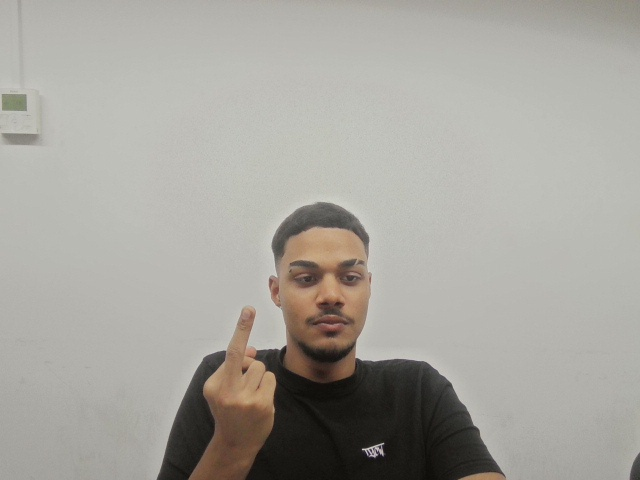
#> input picture projeto_ginasio/dados/faces/1.jpg, 640 x 480 px
$ python -i Camara.py   (imports and definitions only)
#> lines starting #> are read from the running program, lines starting #| are printed output that depends on the picture
### projeto_ginasio/config.py
import os
import sys

APP_NAME = "FitControl"
MODULO_DIR = os.path.dirname(os.path.abspath(__file__))
PROJECT_ROOT = os.path.dirname(MODULO_DIR)
EXEC_DIR = os.path.dirname(os.path.abspath(sys.executable)) if getattr(sys, "frozen", False) else PROJECT_ROOT
RESOURCE_ROOT = getattr(sys, "_MEIPASS", PROJECT_ROOT)

# Pasta onde ficam os dados graváveis da aplicação
DADOS = (
    os.path.join(EXEC_DIR, "dados")
    if getattr(sys, "frozen", False)
    else os.path.join(MODULO_DIR, "dados")
)
PASTA_ARQUIVOS = os.path.join(DADOS, "arquivos")
PASTA_FACES = os.path.join(DADOS, "faces")
PASTA_CAPTURAS = os.path.join(DADOS, "capturas")
PASTA_VIDEOS = os.path.join(DADOS, "videos")
PASTA_RELATORIOS = os.path.join(DADOS, "relatorios")

for pasta in (DADOS, PASTA_ARQUIVOS, PASTA_FACES, PASTA_CAPTURAS, PASTA_VIDEOS, PASTA_RELATORIOS):
    os.makedirs(pasta, exist_ok=True)
#> further down, picture is the input picture: shape (480, 640, 3); mean B, G, R 157.4, 163.9, 166.3

# Caminhos de arquivos JSON (mantidos para compatibilidade durante migração)
ARQUIVO = os.path.join(DADOS, "alunos.json")
ARQUIVO_LOG = os.path.join(DADOS, "logs.txt")
ARQUIVO_PAGAMENTOS = os.path.join(DADOS, "pagamentos.json")
ARQUIVO_PRESENCAS = os.path.join(DADOS, "presencas.json")
ARQUIVO_ALUNOS_EXCLUIDOS = os.path.join(DADOS, "alunos_excluidos.json")
ARQUIVO_FUNCIONARIOS = os.path.join(DADOS, "funcionarios.json")
ARQUIVO_HISTORICO_ACESSOS = os.path.join(DADOS, "historico_acessos.json")

### projeto_ginasio/Camara.py
import cv2 as cv
import os
import sys
import json
from datetime import datetime

import numpy as np

from projeto_ginasio.config import (
    PASTA_CAPTURAS,
    PASTA_FACES,
    PASTA_VIDEOS,
)

# Ajusta este caminho para uma pasta de dados/config que já exista no teu projeto
CAMINHO_CONFIG_CAMERA = os.path.join(os.path.dirname(PASTA_FACES), "camera_config.json")

_CASCADE_PATH = cv.data.haarcascades + "haarcascade_frontalface_default.xml"
_face_cascade = cv.CascadeClassifier(_CASCADE_PATH)


# ---------- Ler / gravar imagens ----------
# o cv.imread / cv.imwrite falham em silêncio quando o caminho tem acentos
# (ex.: C:\Users\João\...). Assim lemos/gravamos os bytes pelo Python.

# [47 lines left out: functions ler_imagem, guardar_imagem, carregar_config_camera, guardar_config_camera, not called in this run]


def obter_indice_camera():
    return carregar_config_camera()["indice"]


# ---------- Deteção de câmaras disponíveis ----------

# [53 lines left out: functions _backends, listar_cameras, abrir_captura, not called in this run]


# ---------- Deteção de rosto (guia visual) ----------

def detetar_rostos(frame):
    """Deteção em imagem reduzida (muito mais barato para a CPU) e caixas
    devolvidas nas coordenadas do frame original, como antes."""
    altura, largura = frame.shape[:2]
#> altura = 480; largura = 640
    escala = 1.0
    imagem = frame
    if largura > 480:
        escala = 480 / largura
#> escala = 0.75
        imagem = cv.resize(frame, (480, max(int(altura * escala), 1)), interpolation=cv.INTER_AREA)
    cinza = cv.cvtColor(imagem, cv.COLOR_BGR2GRAY)
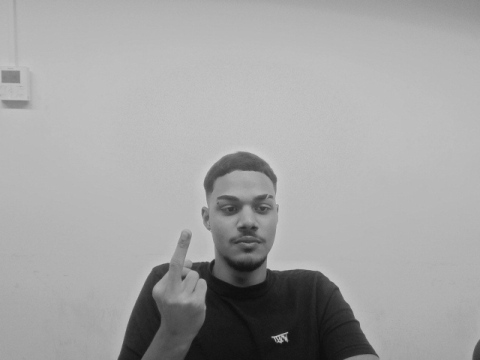
#> cinza: shape (360, 480); min 13, max 207, mean 164
    minimo = max(int(80 * escala), 24)
#> minimo = 60
    caixas = _face_cascade.detectMultiScale(
        cinza, scaleFactor=1.1, minNeighbors=5, minSize=(minimo, minimo)
    )
#> caixas = [[203, 173, 88, 88]]
    if len(caixas) and escala != 1.0:
        caixas = (caixas / escala).astype(np.int32)
#> caixas = [[270, 230, 117, 117]]
    return caixas


# [150 lines left out: functions desenhar_moldura_rosto, tirarFoto, registarPresenca, ligarCam, gravarVideo, not called in this run]

>>> import cv2
>>> picture = cv2.imread('dados/faces/1.jpg')
>>> result = detetar_rostos(picture)
#> result = [[270, 230, 117, 117]]

$ run again, on projeto_ginasio/dados/faces/2.jpg
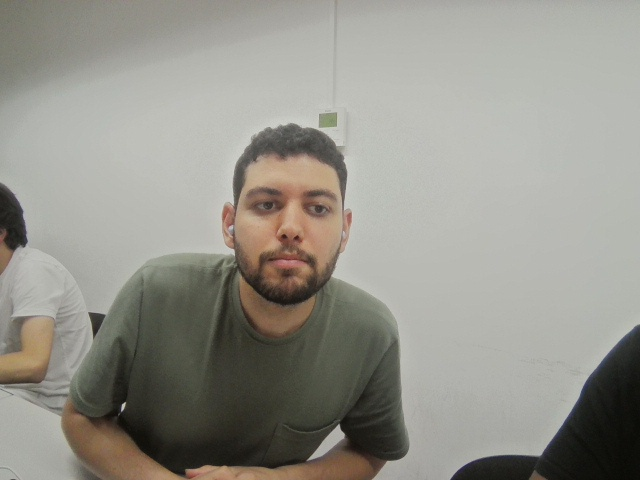
#> input picture projeto_ginasio/dados/faces/2.jpg, 640 x 480 px
#> picture is the input picture: shape (480, 640, 3); mean B, G, R 139, 147.1, 148.8
#> in detetar_rostos, `cinza = cv.cvtColor(imagem, cv.COLOR_BGR2GRAY)`:
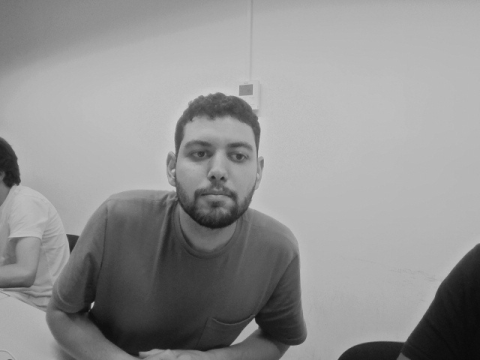
#> cinza: shape (360, 480); min 9, max 206, mean 146.7
#> in detetar_rostos, `caixas = _face_cascade.detectMultiScale( cinza, scaleFactor=1.1, minNe..`: caixas = [[165, 112, 106, 106]]
#> in detetar_rostos, `caixas = (caixas / escala).astype(np.int32)`: caixas = [[220, 149, 141, 141]]
